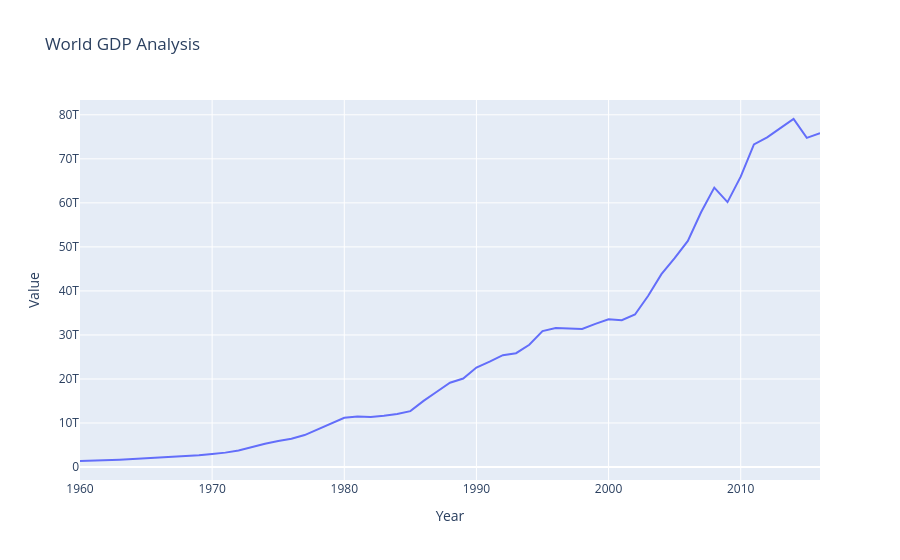

This figure's notebook cell:
### Markdown cell above
## 1. Single-Country Plots

### Code cell
df_world = df[df['Country Name'] == 'World']

fig = px.line(df_world, x='Year', y='Value', title='World GDP Analysis')
fig
